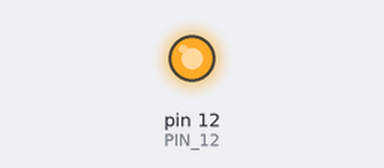
A sketch run on a simulated Arduino Uno, built with avr-gcc and run on an emulated ATmega328P. Shown: output pins drawn as LEDs (lit = HIGH).

Above: at 0.15 s.
At 4.7 s:
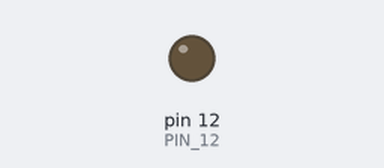
Timing chart, 0 to 6.5 s (numbered marks = the images above):
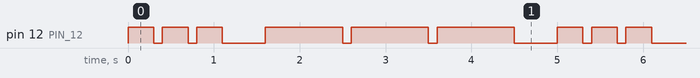

The sketch:

sketch_led.ino
```cpp
const int PIN_12 = 12;
const int TITIK = 300;
const int PANJANG = 900;
const int JEDA = 400;

void setup() {
    //  setup code, to run once
    pinMode(PIN_12,OUTPUT);
  }

void loop() {
    //  kode buat repeatly
    //  kirim satu titik
    digitalWrite(PIN_12,HIGH);
    delay(TITIK);
    digitalWrite(PIN_12,LOW);
    delay(100);

    digitalWrite(PIN_12,HIGH);
    delay(TITIK);
    digitalWrite(PIN_12,LOW);
    delay(100);

    digitalWrite(PIN_12,HIGH);
    delay(TITIK);
    digitalWrite(PIN_12,LOW);
    delay(100);
    delay(JEDA);

    digitalWrite(PIN_12,HIGH);
    delay(PANJANG);
    digitalWrite(PIN_12,LOW);
    delay(100);

    digitalWrite(PIN_12,HIGH);
    delay(PANJANG);
    digitalWrite(PIN_12,LOW);
    delay(100);

    digitalWrite(PIN_12,HIGH);
    delay(PANJANG);
    digitalWrite(PIN_12,LOW);
    delay(100);
    delay(JEDA);
  }
```

Measured:
- by itself, pin 12 (PIN_12): repeats every 5.0 s: 2 × (LOW 0.10 s, HIGH 0.30 s), LOW 0.50 s, 2 × (HIGH 0.90 s, LOW 0.10 s), HIGH 0.90 s, LOW 0.50 s, HIGH 0.30 s
- by itself, everything shown: repeats every 5.0 s, in 12 steps
